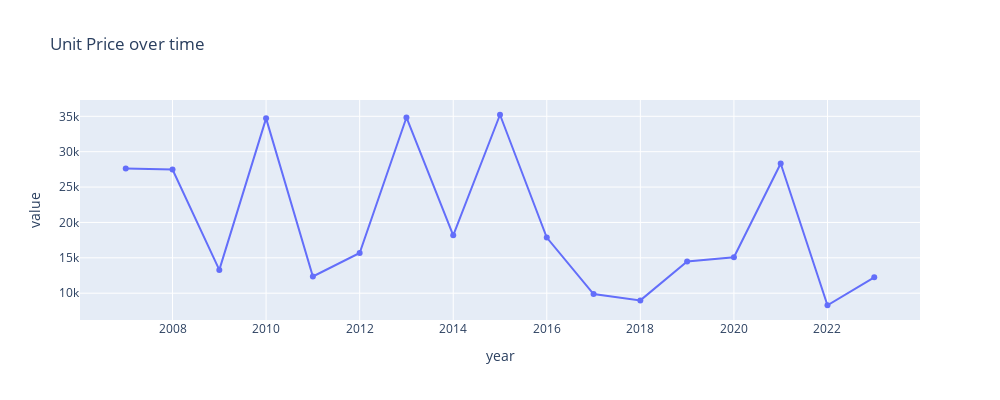
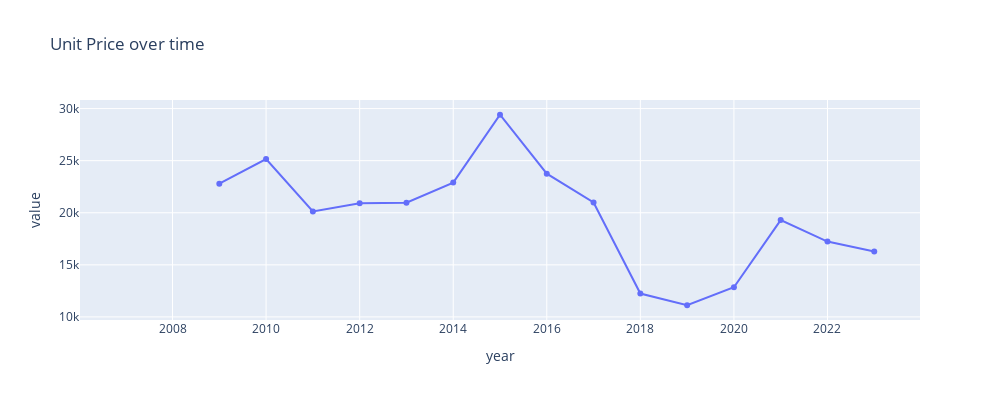

Notebook code cell kept with these figures, in order:
### Code cell
# ma3
metric = metrics["weighted_median"]
temporal_smoothed_metric = f"{metric}_smoothed_temporal"
area_df[temporal_smoothed_metric] = area_df[metric].rolling(window=3).mean()


plot_time_series(
    area_df,
    metric,
    group_by_columns,
    granularity_columns,
    f"Unit Price over time",
    # visible="legendonly",
    width=1000,
    height=400,
    showlegend=False
)

plot_time_series(
    area_df,
    temporal_smoothed_metric,
    group_by_columns,
    granularity_columns,
    f"Unit Price over time",
    # visible="legendonly",
    width=1000,
    height=400,
    showlegend=False
)

### Figure 1 — Plotly figure (JSON) as saved in the notebook; plotly's stock layout.template omitted (floating-point values rounded to 4 significant figures)
{"data": [{"hovertemplate": "variable=('Akita-ken Nikaho-shi', '5214')<br>year=%{x}<br>value=%{y}<extra></extra>", "legendgroup": "('Akita-ken Nikaho-shi', '5214')", "line": {"color": "#636efa", "dash": "solid"}, "marker": {"symbol": "circle"}, "mode": "lines+markers", "name": "('Akita-ken Nikaho-shi', '5214')", "orientation": "v", "showlegend": true, "type": "scatter", "x": [2007, 2008, 2009, 2010, 2011, 2012, 2013, 2014, 2015, 2016, 2017, 2018, 2019, 2020, 2021, 2022, 2023], "xaxis": "x", "y": [27610.0, 27470.0, 13290.0, 34710.0, 12360.0, 15680.0, 34830.0, 18180.0, 35220.0, 17870.0, 9883.0, 8984.0, 14500.0, 15070.0, 28320.0, 8297.0, 12240.0], "yaxis": "y"}], "layout": {"autosize": false, "height": 400, "hovermode": "closest", "legend": {"title": {"text": "variable"}, "tracegroupgap": 0}, "showlegend": false, "title": {"text": "Unit Price over time"}, "width": 1000, "xaxis": {"anchor": "y", "domain": [0, 1], "title": {"text": "year"}}, "yaxis": {"anchor": "x", "domain": [0, 1], "title": {"text": "value"}}}}

### Figure 2 — Plotly figure (JSON) as saved in the notebook; plotly's stock layout.template omitted (floating-point values rounded to 4 significant figures)
{"data": [{"hovertemplate": "variable=('Akita-ken Nikaho-shi', '5214')<br>year=%{x}<br>value=%{y}<extra></extra>", "legendgroup": "('Akita-ken Nikaho-shi', '5214')", "line": {"color": "#636efa", "dash": "solid"}, "marker": {"symbol": "circle"}, "mode": "lines+markers", "name": "('Akita-ken Nikaho-shi', '5214')", "orientation": "v", "showlegend": true, "type": "scatter", "x": [2007, 2008, 2009, 2010, 2011, 2012, 2013, 2014, 2015, 2016, 2017, 2018, 2019, 2020, 2021, 2022, 2023], "xaxis": "x", "y": [null, null, 22790.0, 25160.0, 20120.0, 20920.0, 20960.0, 22900.0, 29410.0, 23750.0, 20990.0, 12240.0, 11120.0, 12850.0, 19300.0, 17230.0, 16290.0], "yaxis": "y"}], "layout": {"autosize": false, "height": 400, "hovermode": "closest", "legend": {"title": {"text": "variable"}, "tracegroupgap": 0}, "showlegend": false, "title": {"text": "Unit Price over time"}, "width": 1000, "xaxis": {"anchor": "y", "domain": [0, 1], "title": {"text": "year"}}, "yaxis": {"anchor": "x", "domain": [0, 1], "title": {"text": "value"}}}}
